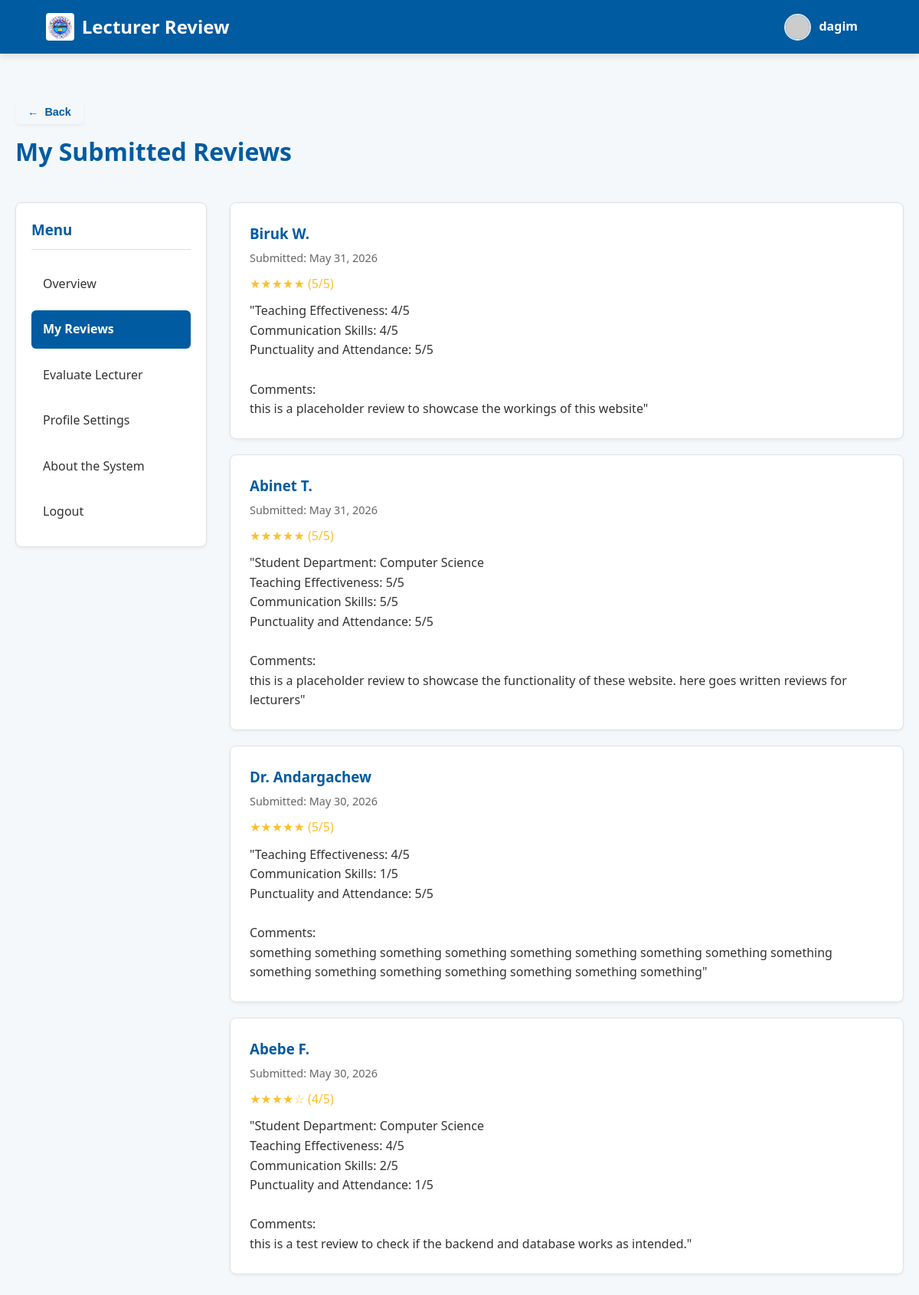
The app's page /student/student-reviews.php (signed in) with its own data.
### tables this page shows
CREATE TABLE `reviews` (
  `id` int(11) NOT NULL,
  `review` text NOT NULL,
  `rating` tinyint(4) NOT NULL,
  `lecturer_id` int(11) NOT NULL,
  `course_id` int(11) NOT NULL,
  `student_id` int(11) NOT NULL,
  `created_at` timestamp NULL DEFAULT current_timestamp(),
  `updated_at` timestamp NULL DEFAULT current_timestamp() ON UPDATE current_timestamp()
);

CREATE TABLE `lecturers` (
  `id` int(11) NOT NULL,
  `name` varchar(100) NOT NULL,
  `valid_id` int(11) NOT NULL,
  `department_id` int(11) NOT NULL
);

### student/student-reviews.php (the view, shortened to what this page needs)
<?php
  require_once '../data/database.php';
  $reviews_sql = "
      SELECT
          reviews.id,
          reviews.review,
          reviews.rating,
          reviews.created_at,
          lecturers.name AS lecturer_name
      FROM reviews
      INNER JOIN lecturers
          ON reviews.lecturer_id = lecturers.id
      WHERE reviews.student_id = ?
      ORDER BY reviews.created_at DESC
  ";
  $reviews_stmt = $pdo->prepare($reviews_sql);
  $reviews_stmt->execute([$_SESSION['user_id']]);
  $reviews = $reviews_stmt->fetchAll();
?>
<!DOCTYPE html>
<html lang="en">
<head>
  <link rel="stylesheet" href="../css/style.css">
  <link rel="stylesheet" href="../css/responsive.css">
  <link rel="stylesheet" href="../css/dashboard.css">
</head>
<body>
  <nav class="navbar">
    <div class="nav-brand">
      <a href="student-dashboard.php" class="logo-btn-link" title="Go to Dashboard">
        <img src="../images/download.jpg" alt="Hawassa University Logo" class="logo-btn-img">
      </a>
      Lecturer Review
    </div>
    <div class="nav-actions" style="display: flex; align-items: center; margin-left: auto; margin-right: 20px;">
      <div class="profile-avatar" style="display:flex; align-items:center; gap:10px; cursor:pointer;">
        <img src="https://placehold.co/40x40" alt="Student Avatar"
          style="border-radius:50%; width:35px; height:35px; border:2px solid rgba(255, 255, 255, 0.85);">
        <span class="profile-name" style="color:white; font-weight:bold;">
          <?php echo htmlspecialchars($_SESSION['username']); ?>
        </span>
      </div>
    </div>
  </nav>
  <div class="container">
    <div class="back-btn-container" style="margin-bottom: 10px;">
      <button class="back-btn"
              onclick="window.history.back()"
              style="background: none; border: none; cursor: pointer; color: var(--primary-blue); font-weight: bold;">
        <span class="arrow">&larr;</span> Back
      </button>
    </div>
    <h2 class="section-title" style="text-align: left;">
      My Submitted Reviews
    </h2>
    <div class="dashboard-container">
      <aside class="sidebar">
        <h3>Menu</h3>
        <nav class="sidebar-nav">
          <a href="student-dashboard.php">Overview</a>
          <a href="student-reviews.php" class="active">My Reviews</a>
          <a href="../lecturers.php">Evaluate Lecturer</a>
          <a href="student-profile.php">Profile Settings</a>
          <a href="../about.php">About the System</a>
          <a href="../logout.php">Logout</a>
        </nav>
      </aside>
      <main class="main-content">
        <?php if (empty($reviews)): ?>
          <div class="card">
            <h3 style="color: var(--primary-blue); margin-bottom: 10px;">
              No Reviews Yet
            </h3>
            <p style="color: var(--text-light);">
              You haven't submitted any lecturer reviews yet.
            </p>
          </div>
        <?php else: ?>
          <?php foreach ($reviews as $review): ?>
            <div class="card" style="margin-bottom: 20px;">
              <h3 style="color: var(--primary-blue); margin-bottom: 5px;">
                <?php echo htmlspecialchars($review['lecturer_name']); ?>
              </h3>
              <p style="color: var(--text-light); font-size: 0.9rem; margin-bottom: 10px;">
                Submitted:
                <?php echo date('M d, Y', strtotime($review['created_at'])); ?>
              </p>
              <div style="color: var(--accent-gold); margin-bottom: 10px;">
                <?php
                  $rating = (int)$review['rating'];
                  for ($i = 1; $i <= 5; $i++) {
                      echo $i <= $rating ? '★' : '☆';
                  }
                ?>
                (<?php echo htmlspecialchars($review['rating']); ?>/5)
              </div>
              <p>
                "<?php echo nl2br(htmlspecialchars($review['review'])); ?>"
              </p>
            </div>
          <?php endforeach; ?>
        <?php endif; ?>
      </main>
    </div>
  </div>
</body>
</html>

### css/style.css (style rules this page uses)
:root { --primary-blue: #005ba1; --light-blue: #007bff; --accent-gold: #fbc02d; --accent-yellow: #fff59d; --bg-color: #f4f8fb; --card-bg: #ffffff; --text-dark: #333333; --text-light: #666666; --border-color: #e0e0e0; --font-family: 'Segoe UI', Tahoma, Geneva, Verdana, sans-serif; --shadow-sm: 0 2px 4px rgba(0,0,0,0.05); --shadow-md: 0 4px 8px rgba(0,0,0,0.1); --shadow-hover: 0 8px 16px rgba(0,0,0,0.15); --transition-fast: 0.3s ease-in-out; }
* { margin: 0; padding: 0; box-sizing: border-box; }
body { font-family: var(--font-family); background-color: var(--bg-color); color: var(--text-dark); line-height: 1.6; transition: background-color var(--transition-fast), color var(--transition-fast); animation: pageFadeIn 0.5s cubic-bezier(0.16, 1, 0.3, 1); }
a { text-decoration: none; color: inherit; }
.navbar { background-color: var(--primary-blue); color: white; padding: 1rem 5%; display: flex; justify-content: space-between; align-items: center; position: sticky; top: 0; z-index: 100; box-shadow: var(--shadow-md); }
.nav-brand { font-size: 1.5rem; font-weight: bold; display: flex; align-items: center; gap: 10px; }
.container { max-width: 1200px; margin: 0 auto; padding: 40px 20px; }
.section-title { text-align: center; color: var(--primary-blue); margin-bottom: 40px; font-size: 2rem; position: relative; }
.card { background-color: var(--card-bg); border-radius: 8px; padding: 25px; box-shadow: var(--shadow-sm); transition: transform var(--transition-fast), box-shadow var(--transition-fast); border: 1px solid var(--border-color); }
.back-btn-container { margin: 20px 0 10px 0; display: flex; justify-content: flex-start; }
.back-btn { display: inline-flex; align-items: center; gap: 8px; background-color: var(--card-bg); color: var(--primary-blue); border: 1px solid var(--border-color); padding: 8px 16px; border-radius: 6px; font-weight: 600; cursor: pointer; transition: all var(--transition-fast); box-shadow: var(--shadow-sm); font-size: 0.9rem; }
.back-btn .arrow { transition: transform var(--transition-fast); }
.logo-btn-link { display: inline-flex; align-items: center; justify-content: center; transition: opacity var(--transition-fast), transform var(--transition-fast); }
.logo-btn-img { height: 36px; width: auto; border-radius: 4px; object-fit: contain; display: block; }

### css/dashboard.css (style rules this page uses)
.dashboard-container { display: flex; gap: 30px; margin-top: 20px; }
.sidebar { width: 250px; background-color: var(--card-bg); border-radius: 8px; padding: 20px; box-shadow: var(--shadow-sm); border: 1px solid var(--border-color); height: fit-content; }
.sidebar h3 { color: var(--primary-blue); margin-bottom: 20px; padding-bottom: 10px; border-bottom: 1px solid var(--border-color); }
.sidebar-nav { display: flex; flex-direction: column; gap: 10px; }
.sidebar-nav a { padding: 12px 15px; border-radius: 6px; transition: all var(--transition-fast); color: var(--text-dark); display: block; font-weight: 500; }
.sidebar-nav a.active { background-color: var(--primary-blue); color: white; box-shadow: var(--shadow-sm); font-weight: bold; }
.main-content { flex: 1; }

### records on screen
reviews: lecturer.name "Biruk W.", created_at "May 31, 2026", rating "5", review "Teaching Effectiveness: 4/5 Communication Skills: 4/5 Punctuality and Attendance: 5/5 Comments: this is a placeholder review to showcase the workings of this website"
reviews: lecturer.name "Abinet T.", created_at "May 31, 2026", rating "5", review "Student Department: Computer Science Teaching Effectiveness: 5/5 Communication Skills: 5/5 Punctuality and Attendance: 5/5 Comments: this is a placeholder review to showcase the functionality of these website. here goes written reviews for lecturers"
reviews: lecturer.name "Dr. Andargachew", created_at "May 30, 2026", rating "5", review "Teaching Effectiveness: 4/5 Communication Skills: 1/5 Punctuality and Attendance: 5/5 Comments: something something something something something something something something something something something something something something something something"
reviews: lecturer.name "Abebe F.", created_at "May 30, 2026", rating "4", review "Student Department: Computer Science Teaching Effectiveness: 4/5 Communication Skills: 2/5 Punctuality and Attendance: 1/5 Comments: this is a test review to check if the backend and database works as intended."

### other values on screen
$_SESSION['username'] "dagim"
